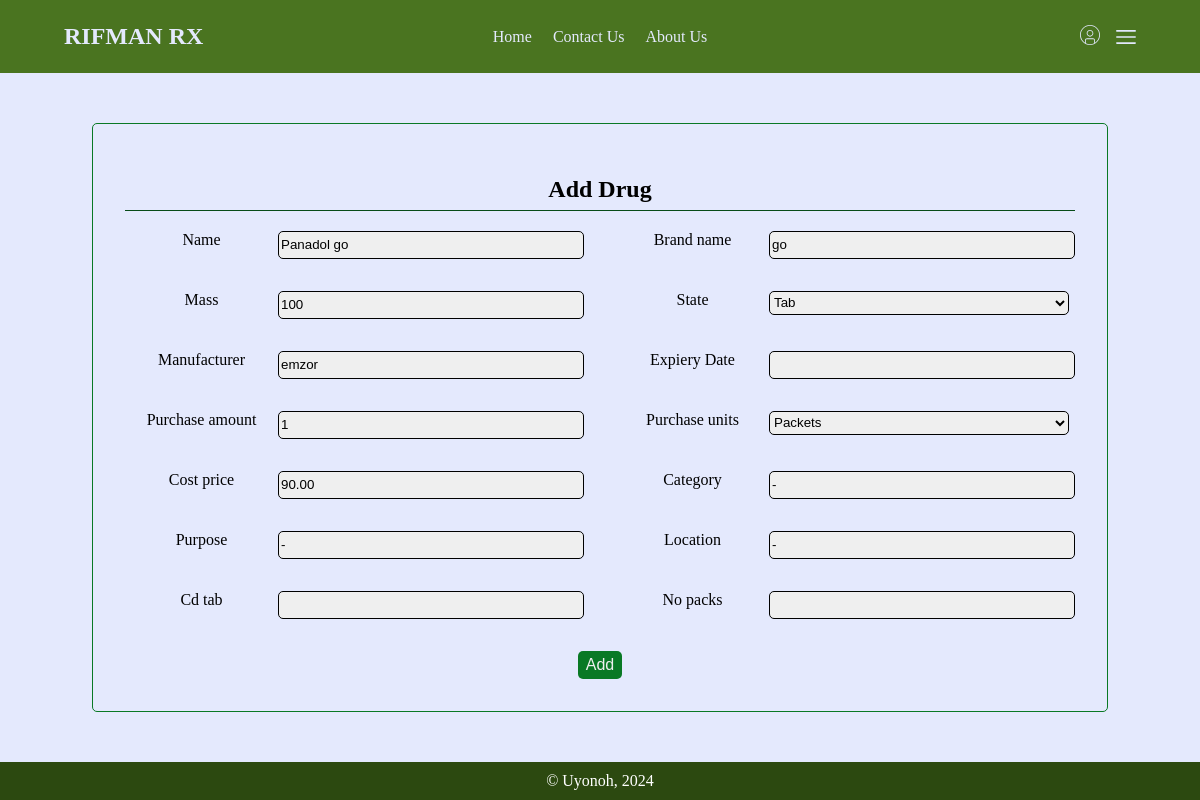
Page /drugs/restock/3 on the committed database.
### drugs/models.py (models this page shows, shortened)
class Drug(models.Model):
    name = models.CharField(max_length=30)
    brand_name = models.CharField(max_length=30)
    mass = models.CharField(max_length=10)
    state = models.CharField(max_length=10, choices=state_choices, default="Tablet")
    manufacturer = models.CharField(max_length=30)
    exp_date = models.DateField("Expiery Date")
    stock_amount = models.IntegerField(null=True)
    purchase_amount = models.IntegerField()
    purchase_units = models.CharField(max_length=30, choices=unit_choices, default="Unit")
    price = models.DecimalField(max_digits=10, decimal_places=2)
    cost_price = models.DecimalField(max_digits=10, decimal_places=2)
    category = models.CharField(max_length=30)
    purpose = models.CharField(max_length=30)
    location = models.CharField(max_length=30)
    day_added = models.DateField(null=False, default=str(tz.now().date()))
    @property
    def Tablet(self) -> models.Model:
        """ Gets the tablet assossiated with the drug

        There should only be one"""
        if self.state == "Tab":
            return self.tablet_set.all()[0]
        return False

### drugs/views.py (the view)
# urls.py: path("restock/<int:pk>", restock, name="restock"),
def restock(request, pk):
    queryset = Drug.objects.filter(pk=pk)
    form = DrugForm()
    form.populate(queryset)
    return render(request, "drugs/add-drug.html", {"form": form})

### drugs/forms.py
class DrugForm(forms.ModelForm):
    def __init__(self,*args, **kwargs) -> None:
        super().__init__(*args, **kwargs)
        for visible_field in self.visible_fields():
            visible_field.field.widget.attrs["class"] = "field"
        self.fields["cd_tab"].widget.attrs["class"] += " tab"
        self.fields["no_packs"].widget.attrs["class"] += " tab"
        self.fields["no_bottles"].widget.attrs["class"] += " sus"
        self.fields["no_viles"].widget.attrs["class"] += " inj"
    def populate(self, drug_set: models.QuerySet) -> forms.ModelForm:
        drug_dict = drug_set.values()[0]
        for field, value in drug_dict.items():
            if not field in self.Meta.exclude and field != "exp_date":
                self.fields[field].initial = value
    cd_tab = forms.CharField(max_length=30, required=False)
    no_packs = forms.IntegerField(required=False)
    no_bottles = forms.IntegerField(required=False)
    no_viles = forms.IntegerField(required=False)
    class Meta:
        model = Drug
        exclude = ["id", "stock_amount", "price", "day_added", "oos"]

### drugs/templates/drugs/add-drug.html (shortened to what this page needs)
{% extends "main/base.html" %}
{% load static %}
{% block styles %}
    <link rel="stylesheet" href="{% static 'main/css/forms.css' %}">
{% endblock %}
{% block content %}
<section class="container flex-c text-center">
    <form class="add" action="{% url 'drugs:add' %}" method="post">
        <h1>Add Drug</h1>
        <div class="form-holder grid-2 django-form">
            {% for field in form %}
            <div class="{{field.field.widget.attrs.class}}">
                <label for="{{field.auto_id}}"> {{field.label}} </label>
                {{field}}
            </div>
            {% endfor %}
        </div>
        <button class="round pointer" type="submit">Add</button>
    </form>
</section>
{% endblock %}

### main/static/main/css/styles.css (style rules this page uses)
body { padding: 0; margin: 0; min-height: 100vh; background-color: #e4e9fd; display: flex; flex-direction: column; align-items: normal; justify-content: space-between; }
.text-center { text-align: center; }
.container { padding: .2rem 4rem; }
.flex-c { display: flex; align-items: center; justify-content: center; gap: 1rem; }
button.round { background-color: #097925; color: #efefef; font-size: 1rem; width: fit-content; border-color: transparent; border-radius: 5px; grid-column: span2; margin-top: 2rem; padding-top: .2rem; padding-bottom: .2rem; }

### main/static/main/css/forms.css (style rules this page uses)
.grid-2 { display: grid; grid-template-columns: 1fr 1fr; gap: 2rem; }
input, select { background-color: #efefef; border: 1px solid #000; border-radius: 5px; }
input, select { width: 300px; height: 1.5rem; }
.add h1 { width: 100%; border-bottom: 1px solid #074b18; padding-bottom: 7px; }

### rows in the picture
Drug: form "Panadol go" "go" "100" "Tab" "emzor" "1" "Packets" "90.00" "-" "-" "-"

### other values in the picture
{{ field.label }} "Name" "Brand name" "Mass" "State" "Manufacturer" "Expiery Date" "Purchase amount" "Purchase units" "Cost price" "Category" "Purpose" "Location" "Cd tab" "No packs"
